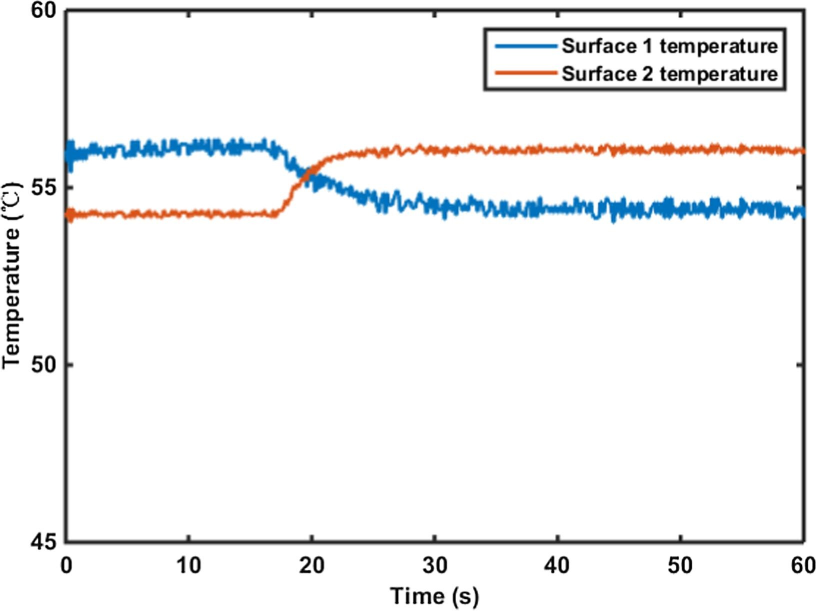
#> input picture source_images/Fig10.jpg, 1632 x 1222 px, given in place of Fig14.jpg, which was not available (shown at 1/2 size)
$ python digitize_figures.py
#> lines starting #> are read from the running program, lines starting #| are printed output that depends on the picture; pictures that were not available may be replaced by others from this repository, and a replacement may not be noted
### digitization/digitization_utils.py
"""Image-only curve extraction utilities for Yuan et al. (2020) figures."""

from __future__ import annotations

from dataclasses import dataclass
from pathlib import Path

import matplotlib.pyplot as plt
import numpy as np
import pandas as pd
from PIL import Image


@dataclass(frozen=True)
class CurveSpec:
    column: str
    rgb: tuple[int, int, int]
    threshold: float = 48.0


# [35 lines left out: functions pixel_to_data, data_to_pixel, _weighted_row, not called in this run]


def extract_curve(
    image_rgb: np.ndarray,
    spec: CurveSpec,
    rectangle: list[int],
    retained_y_pixels: list[int],
) -> tuple[pd.DataFrame, pd.DataFrame]:
    """Extract all color-matched pixels and a robust per-column raw trace."""
    x0, _, x1, _ = rectangle
    keep_y0, keep_y1 = retained_y_pixels
    crop = image_rgb[keep_y0 : keep_y1 + 1, x0 : x1 + 1].astype(float)
    target = np.asarray(spec.rgb, dtype=float)
    distance = np.linalg.norm(crop - target, axis=2)
    saturation = crop.max(axis=2) - crop.min(axis=2)
    mask = (distance <= spec.threshold) & (saturation >= 35.0)

    point_rows, point_cols = np.nonzero(mask)
    points = pd.DataFrame(
        {
            "curve": spec.column,
            "pixel_x": point_cols + x0,
            "pixel_y": point_rows + keep_y0,
            "color_distance": distance[point_rows, point_cols],
        }
    )

    trace_rows: list[dict[str, float | int | str]] = []
    for local_x in range(mask.shape[1]):
        rows = np.flatnonzero(mask[:, local_x])
        if rows.size == 0:
            trace_rows.append(
                {
                    "curve": spec.column,
                    "pixel_x": local_x + x0,
                    "pixel_y_raw": np.nan,
                    "matched_pixel_count": 0,
                    "minimum_color_distance": np.nan,
                }
            )
            continue
        dist = distance[rows, local_x]
        trace_rows.append(
            {
                "curve": spec.column,
                "pixel_x": local_x + x0,
                "pixel_y_raw": _weighted_row(rows + keep_y0, dist),
                "matched_pixel_count": int(rows.size),
                "minimum_color_distance": float(np.min(dist)),
            }
        )
    return points, pd.DataFrame(trace_rows)


def clean_trace(trace: pd.DataFrame, max_isolated_deviation_px: float = 9.0) -> pd.DataFrame:
    """Reject isolated color artifacts, then interpolate only missing columns."""
    result = trace.copy()
    y = result["pixel_y_raw"].to_numpy(dtype=float)
    series = pd.Series(y)
    local = series.rolling(9, center=True, min_periods=3).median().to_numpy()
    finite = np.isfinite(y)
    isolated = finite & np.isfinite(local) & (np.abs(y - local) > max_isolated_deviation_px)
    # Preserve sustained ramps/steps: reject only when both immediate neighbors follow the local trace.
    prev_ok = np.r_[False, np.abs(y[:-1] - local[:-1]) <= max_isolated_deviation_px]
    next_ok = np.r_[np.abs(y[1:] - local[1:]) <= max_isolated_deviation_px, False]
    rejected = isolated & prev_ok & next_ok
    y[rejected] = np.nan
    valid = np.isfinite(y)
    if valid.sum() < 2:
        raise RuntimeError(f"Curve {trace['curve'].iloc[0]} has fewer than two valid columns")
    x = result["pixel_x"].to_numpy(dtype=float)
    result["pixel_y_clean"] = np.interp(x, x[valid], y[valid])
    result["rejected_as_isolated"] = rejected
    result["observed_before_interpolation"] = valid
    return result


# [43 lines left out: functions render_overlay, resolution_uncertainty, not called in this run]

### digitization/digitize_figures.py
"""Regenerate Fig. 14-16 CSV files directly from the source JPG pixels."""

from __future__ import annotations

import argparse
import json
from pathlib import Path

import numpy as np
import pandas as pd
from PIL import Image

try:
    from .digitization_utils import (
        CurveSpec,
        clean_trace,
        extract_curve,
        pixel_to_data,
        render_overlay,
        resolution_uncertainty,
    )
except ImportError:  # Direct script execution.
    from digitization_utils import (
        CurveSpec,
        clean_trace,
        extract_curve,
        pixel_to_data,
        render_overlay,
        resolution_uncertainty,
    )

PROJECT_ROOT = Path(__file__).resolve().parents[1]

FIGURE_CURVES = {
    "Fig14": [
        CurveSpec("experiment_T1_C", (120, 48, 136), 46),
        CurveSpec("experiment_T2_C", (216, 88, 32), 46),
        CurveSpec("experiment_T3_C", (232, 180, 40), 46),
        CurveSpec("paper_simulation_T1_C", (160, 24, 56), 42),
        CurveSpec("paper_simulation_T2_C", (120, 168, 48), 42),
        CurveSpec("paper_simulation_T3_C", (88, 184, 224), 46),
        CurveSpec("reference_C", (8, 248, 8), 52),
    ],
    "Fig15": [
        CurveSpec("experiment_current_A", (8, 112, 184), 52),
        CurveSpec("paper_simulation_current_A", (248, 8, 248), 48),
    ],
    "Fig16": [
        CurveSpec("experiment_middle_C", (8, 112, 184), 50),
        CurveSpec("experiment_T1_C", (216, 88, 32), 46),
        CurveSpec("experiment_T2_C", (232, 180, 40), 48),
        CurveSpec("paper_simulation_middle_C", (120, 48, 136), 46),
        CurveSpec("paper_simulation_T1_C", (120, 168, 48), 44),
        CurveSpec("paper_simulation_T2_C", (88, 184, 224), 48),
        CurveSpec("reference_C", (248, 8, 248), 48),
    ],
}

FIG16_DETAIL_CURVES = [
    CurveSpec("experiment_middle_C", (8, 112, 184), 50),
    CurveSpec("experiment_T1_C", (216, 88, 32), 46),
    CurveSpec("experiment_T2_C", (232, 180, 40), 48),
    CurveSpec("paper_simulation_middle_C", (120, 48, 136), 46),
    CurveSpec("paper_simulation_T1_C", (120, 168, 48), 44),
    CurveSpec("paper_simulation_T2_C", (88, 184, 224), 48),
]


def digitize_figure(name: str, output_root: Path) -> dict[str, object]:
#> called with name = 'Fig14'
    calibration_path = PROJECT_ROOT / "digitization" / "axis_calibration.json"
    calibration = json.loads(calibration_path.read_text(encoding="utf-8"))[name]
#> (reads digitization/axis_calibration.json from the repository)
    image_path = PROJECT_ROOT / "source_images" / f"{name}.jpg"
    image = np.asarray(Image.open(image_path).convert("RGB"))
#> image is the input picture: shape (1222, 1632, 3); mean R, G, B 240.9, 241.6, 242.4
    specs = FIGURE_CURVES[name]

    regenerated = output_root / "digitization" / "regenerated"
    intermediate = regenerated / "intermediate"
    overlay_dir = output_root / "digitization"
    regenerated.mkdir(parents=True, exist_ok=True)
    intermediate.mkdir(parents=True, exist_ok=True)

    all_points: list[pd.DataFrame] = []
    all_preclean: list[pd.DataFrame] = []
    all_coordinates: list[pd.DataFrame] = []
    cleaned: dict[str, pd.DataFrame] = {}
    final = pd.DataFrame({"time_s": np.arange(0.0, 1201.0, 1.0)})
    curve_metrics: dict[str, object] = {}

    for spec in specs:
        points, trace = extract_curve(
            image,
            spec,
            calibration["plot_rectangle_pixels"],
            calibration["retained_y_pixels"],
        )
        trace = clean_trace(trace)
        cleaned[spec.column] = trace
        point_x, point_y = pixel_to_data(
            points["pixel_x"].to_numpy(),
            points["pixel_y"].to_numpy(),
            calibration["plot_rectangle_pixels"],
            calibration["x_range"],
            calibration["y_range"],
        )
        points["data_x"] = point_x
        points["data_y"] = point_y
        all_points.append(points)

        raw_x, raw_y = pixel_to_data(
            trace["pixel_x"].to_numpy(),
            trace["pixel_y_raw"].to_numpy(),
            calibration["plot_rectangle_pixels"],
            calibration["x_range"],
            calibration["y_range"],
        )
        preclean = trace.copy()
        preclean["data_x"] = raw_x
        preclean["data_y_raw"] = raw_y
        all_preclean.append(preclean)

        clean_x, clean_y = pixel_to_data(
            trace["pixel_x"].to_numpy(),
            trace["pixel_y_clean"].to_numpy(),
            calibration["plot_rectangle_pixels"],
            calibration["x_range"],
            calibration["y_range"],
        )
        coordinate = pd.DataFrame({"curve": spec.column, "data_x": clean_x, "data_y": clean_y})
        all_coordinates.append(coordinate)
        final[spec.column] = np.interp(final["time_s"], clean_x, clean_y)
        observed = trace["observed_before_interpolation"].to_numpy(bool)
        curve_metrics[spec.column] = {
            "valid_column_ratio": float(np.mean(observed)),
            "matched_pixel_count": int(len(points)),
            "rejected_column_count": int(trace["rejected_as_isolated"].sum()),
            "target_rgb": list(spec.rgb),
            "color_distance_threshold": spec.threshold,
        }
#> this loop made 1 pass
#> trace on pass 1: table of 1463 rows and 5 columns
#> pass 1, in extract_curve, `crop = image_rgb[keep_y0 : keep_y1 + 1, x0 : x1 + 1].astype(float)`:
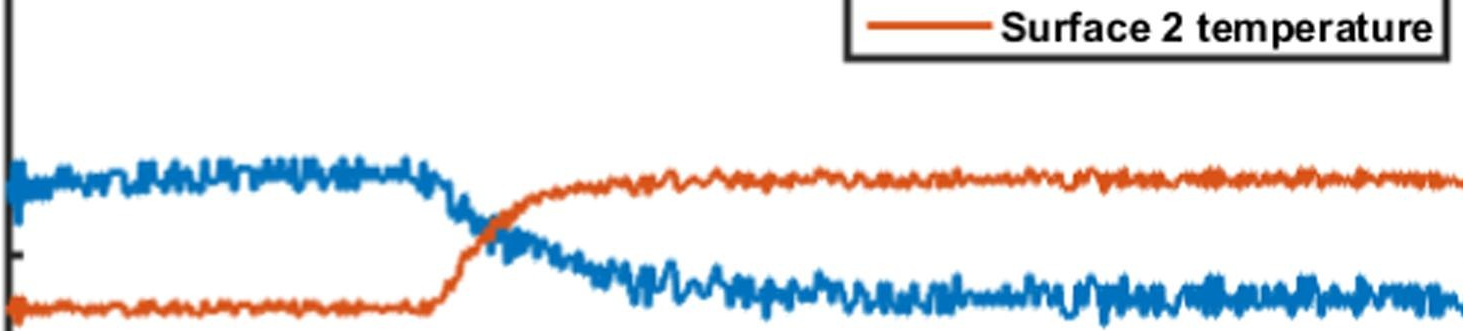
#> crop: shape (331, 1463, 3) float64; mean R, G, B 228.6, 231.3, 234.1
#> pass 1, in extract_curve, `distance = np.linalg.norm(crop - target, axis=2)`:
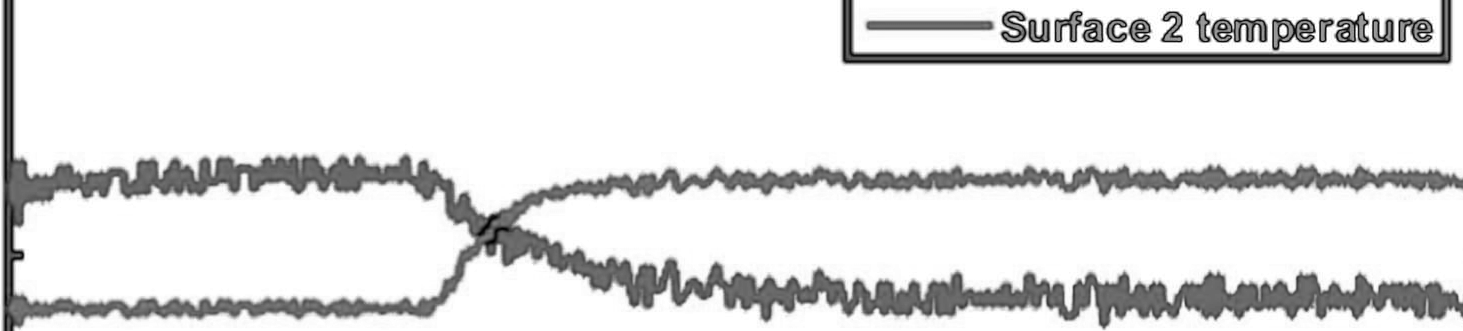
#> distance: shape (331, 1463) float64; min 54.31, max 274.3, mean 249.5; drawn with min black and max white
#> pass 1, in extract_curve, `saturation = crop.max(axis=2) - crop.min(axis=2)`:
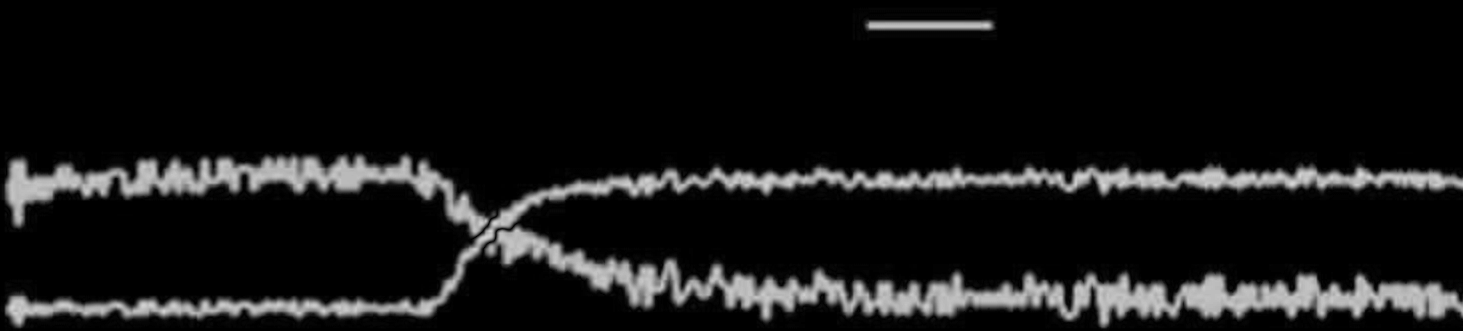
#> saturation: shape (331, 1463) float64; min 0, max 217, mean 21.3
#> after the loop, all_coordinates = []; all_points = []; all_preclean = []; cleaned = 0 items; curve_metrics = 0 items

    pd.concat(all_points, ignore_index=True).to_csv(
        intermediate / f"{name}_pixel_points.csv", index=False
    )
    pd.concat(all_preclean, ignore_index=True).to_csv(
        intermediate / f"{name}_preclean.csv", index=False
    )
    pd.concat(all_coordinates, ignore_index=True).to_csv(
        intermediate / f"{name}_data_coordinates.csv", index=False
    )
    final.to_csv(regenerated / f"{name}_digitized.csv", index=False)
    render_overlay(
        image_path,
        overlay_dir / f"{name}_pixel_overlay.png",
        cleaned,
        specs,
        calibration["plot_rectangle_pixels"],
    )
    return {
        "figure": name,
        "source_image": str(image_path),
        "source_resolution_pixels": list(Image.open(image_path).size),
        "plot_rectangle_pixels": calibration["plot_rectangle_pixels"],
        "uncertainty": resolution_uncertainty(calibration),
        "curves": curve_metrics,
    }


# [113 lines left out: functions digitize_fig16_detail, compare_detail_to_main, not called in this run]


def main() -> None:
    parser = argparse.ArgumentParser()
    parser.add_argument("--output-root", type=Path, default=PROJECT_ROOT)
    args = parser.parse_args()
    output_root = args.output_root.resolve()
    metrics = {name: digitize_figure(name, output_root) for name in FIGURE_CURVES}
    details = {panel: digitize_fig16_detail(panel, output_root) for panel in ("Fig16b", "Fig16c")}
    comparison = compare_detail_to_main(output_root, details)
    metrics.update(details)
    metrics["detail_vs_main"] = comparison
    report_path = output_root / "digitization" / "digitization_metrics.json"
    report_path.parent.mkdir(parents=True, exist_ok=True)
    report_path.write_text(json.dumps(metrics, ensure_ascii=False, indent=2) + "\n", encoding="utf-8")
    print(json.dumps(metrics, ensure_ascii=False, indent=2))


if __name__ == "__main__":
#> (the run stopped early here; a loop or call above may not have finished)
